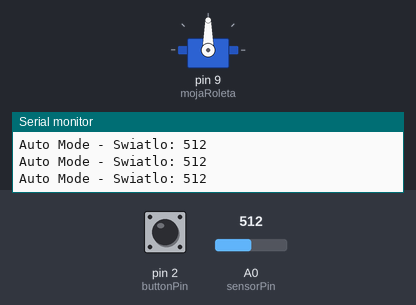
This sketch was run on a simulated Arduino Uno, built with avr-gcc and run on an emulated ATmega328P. Parts: servo, the last lines printed to the serial monitor. The test bench sets the inputs (shaded band); at power-on: A0 (sensorPin) = 512, pin 2 (buttonPin) HIGH.

Above: at 1.2 s.
1.3 s: A0 (sensorPin) set to 104
At 1.7 s:
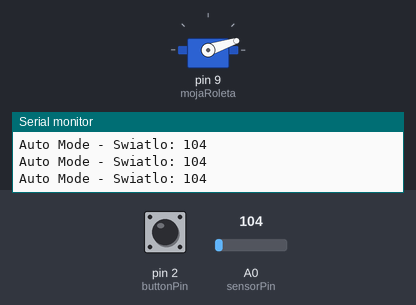
2.8 s: A0 (sensorPin) set to 91
At 3.3 s:
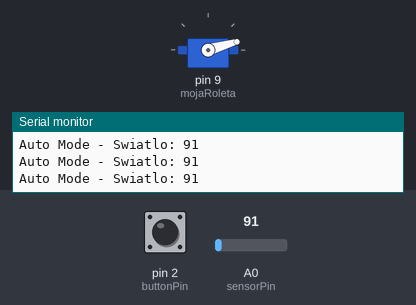
4.3 s: A0 (sensorPin) set to 122
At 5.0 s:
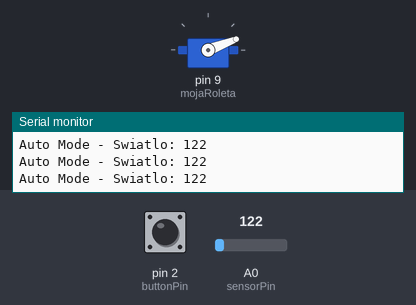
5.8 s: A0 (sensorPin) set to 1023
At 6.7 s:
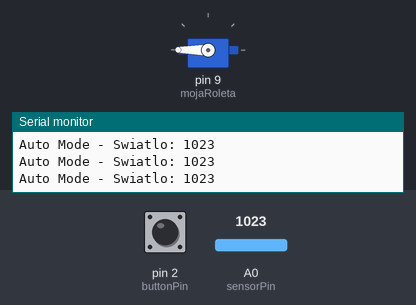
7.3 s: pin 2 (buttonPin) pulled LOW for 0.15 s
At 7.8 s:
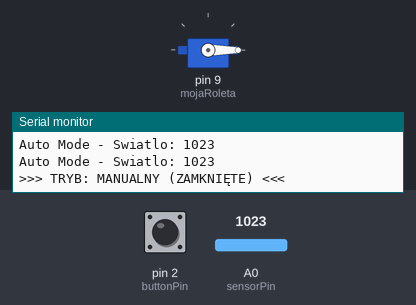
8.9 s: pin 2 (buttonPin) pulled LOW for 1 s
At 10.1 s:
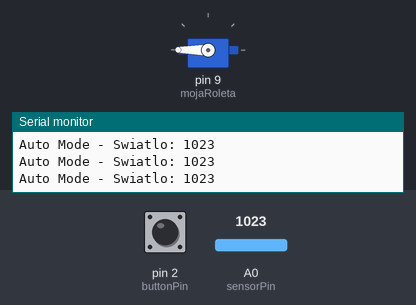
Timing chart, 0 to 11.9 s (numbered marks = the images above; inputs shaded):
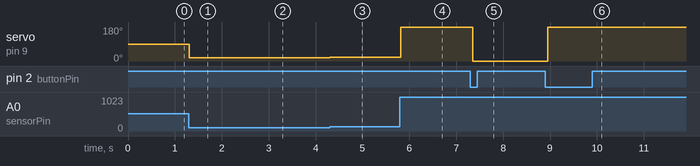

Measured:
- after the input at 1.3 s, servo on pin 9 (mojaRoleta): 90° → 18° at once
- after the input at 2.8 s, servo on pin 9 (mojaRoleta): 18° → 16° at once
- after the input at 4.3 s, servo on pin 9 (mojaRoleta): 16° → 21° at once
- after the input at 5.8 s, servo on pin 9 (mojaRoleta): 21° → 180° at once
- after the input at 7.3 s, servo on pin 9 (mojaRoleta): 180° → 0° after 0.05 s
- after the input at 8.9 s, servo on pin 9 (mojaRoleta): 0° → 180° after 0.05 s

The sketch:

smart_blind_with_manual_v2.ino
```cpp
#include <Servo.h>

Servo mojaRoleta;
const int sensorPin = A0;
const int buttonPin = 2;

bool trybManualny = false; // Zmienna pamiętająca stan
bool ostatniStanPrzycisku = HIGH; // Do wykrywania kliknięcia

void setup() {
  Serial.begin(9600);
  mojaRoleta.attach(9);
  pinMode(buttonPin, INPUT_PULLUP);
}

void loop() {
  bool aktualnyStanPrzycisku = digitalRead(buttonPin);

  // Wykrywanie momentu naciśnięcia (zbocze opadające)
  if (aktualnyStanPrzycisku == LOW && ostatniStanPrzycisku == HIGH) {
    trybManualny = !trybManualny; // Zmień tryb na przeciwny
    delay(50); // Prosty debouncing (ochrona przed drganiem styków)

    if(trybManualny) {
      Serial.println(">>> TRYB: MANUALNY (ZAMKNIĘTE) <<<");
    } else {
      Serial.println(">>> TRYB: AUTOMATYCZNY <<<");
    }
  }
  ostatniStanPrzycisku = aktualnyStanPrzycisku;

  if (trybManualny) {
    // --- TRYB MANUALNY ---
    mojaRoleta.write(0); // Roleta zawsze zamknięta
  }
  else {
    // --- TRYB AUTOMATYCZNY ---
    int lightLevel = analogRead(sensorPin);
    int stopienOtwarcia = map(lightLevel, 0, 1023, 0, 180);
    mojaRoleta.write(stopienOtwarcia);

    Serial.print("Auto Mode - Swiatlo: ");
    Serial.println(lightLevel);
  }

  delay(20);
}
```
